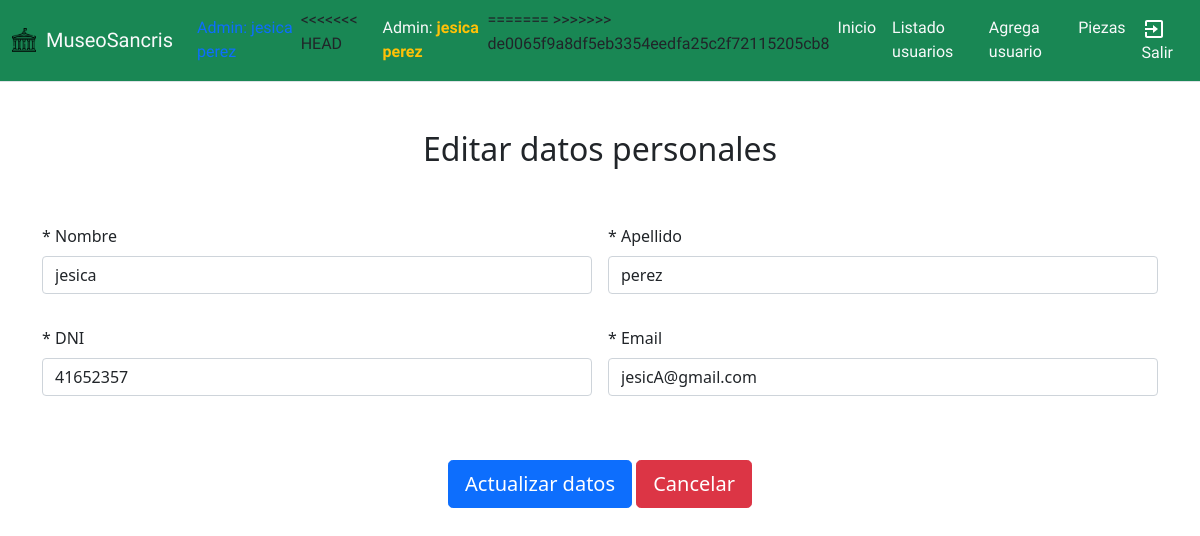
The page /form_editar.php?idusuarios=1 (signed in) on the database its author committed.
### tables this page shows
CREATE TABLE `usuarios` (
  `idusuarios` int(11) NOT NULL,
  `nombre` varchar(250) NOT NULL,
  `apellido` varchar(250) NOT NULL,
  `telefono` varchar(15) NOT NULL,
  `dni` varchar(8) NOT NULL,
  `fecha_alta` date DEFAULT NULL,
  `email` varchar(45) DEFAULT NULL,
  `clave` varchar(255) NOT NULL,
  `tipo_usuario` varchar(45) DEFAULT NULL
);

### form_editar.php (the view, shortened to what this page needs)
<?php
require_once "conexion.php";
if (!isset($_GET['msje'])){
$id=$_GET['idusuarios'];
}else{
 $id=$_SESSION['ids'];
}
$sql= "SELECT idusuarios,nombre,apellido,dni,email FROM usuarios WHERE idusuarios = $id" ;
$result=mysqli_query($conex,$sql);
$fila=mysqli_fetch_assoc($result);
?>
<!DOCTYPE html>
<html lang="en">
<head>
    <link rel="stylesheet" href="./bootstrap/css/bootstrap.min.css">
</head>
<body>
<?php
include("header.php");
?>
<section>
<div class="container mt-2 mb-5">
  <div class="text-center mt-5 mb-2"><h2>Editar datos personales</h2></div>
  <br>
   <br>
  <form class="row g-3" action="editar.php" method="post">
  <div class="col-sm-6">
    <label for="nombre" class="form-label">* Nombre</label>
    <input type="text" class="form-control" name="nombre" id="nombre" placeholder="Editar tu Nombre" value="<?php echo $fila['nombre']; ?>" required>
  </div>
  <div class="col-sm-6 mb-3">
    <label for="apellido" class="form-label">* Apellido</label>
    <input type="text" class="form-control" name="apellido" id="apellido" placeholder="Ingresa tu Apellido" value="<?php echo $fila['apellido']; ?>" required>
  </div>
   <div class="col-sm-6 mb-3">
    <label for="dni" class="form-label">* DNI</label>
    <input type="text" class="form-control" name="dni" id="dni" placeholder="Ingresa DNI de 8 dígitos numéricos" value="<?php echo $fila['dni']; ?>" required>
  </div>
    <div class="col-sm-6 mb-3">
    <label for="email" class="form-label">* Email</label>
    <input type="text" class="form-control" name="email" id="email" placeholder="Ingresa tu Correo Electrónico" value="<?php echo $fila['email']; ?>" required>
  </div>
</div>
  <div class="col-12 text-center">
  <button type="submit" class="btn btn-primary btn-lg" name="enviar" id="enviar">Actualizar datos</button>
  <button type="reset" class="btn btn-danger btn-lg" name="cancelar" id="cancelar">Cancelar</button>
  </div>
</section>
</body>
</html>

### rows shown on the page
usuarios: nombre "jesica", apellido "perez", dni "41652357", email "jesicA@gmail.com"

### other values the page prints
$_SESSION['nombreadmin'] "jesica"
$_SESSION['apellidoadmin'] "perez"
